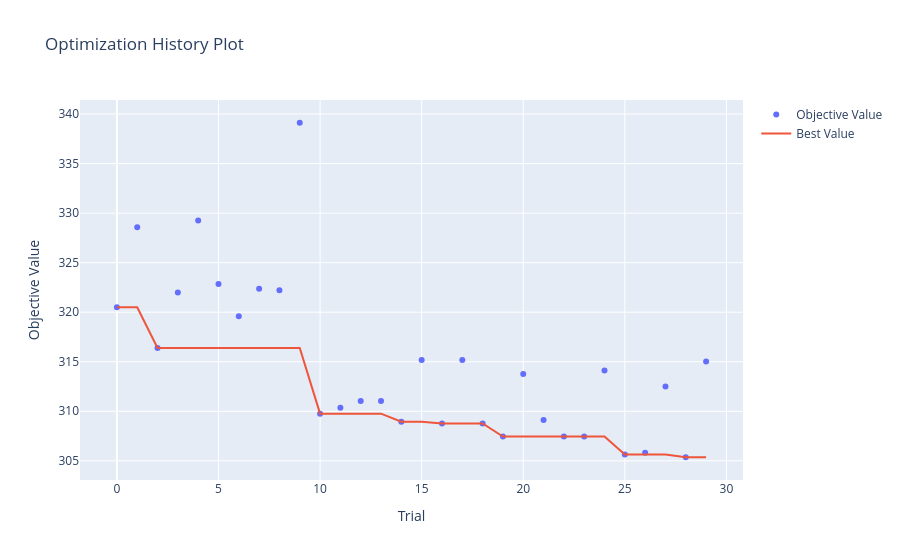
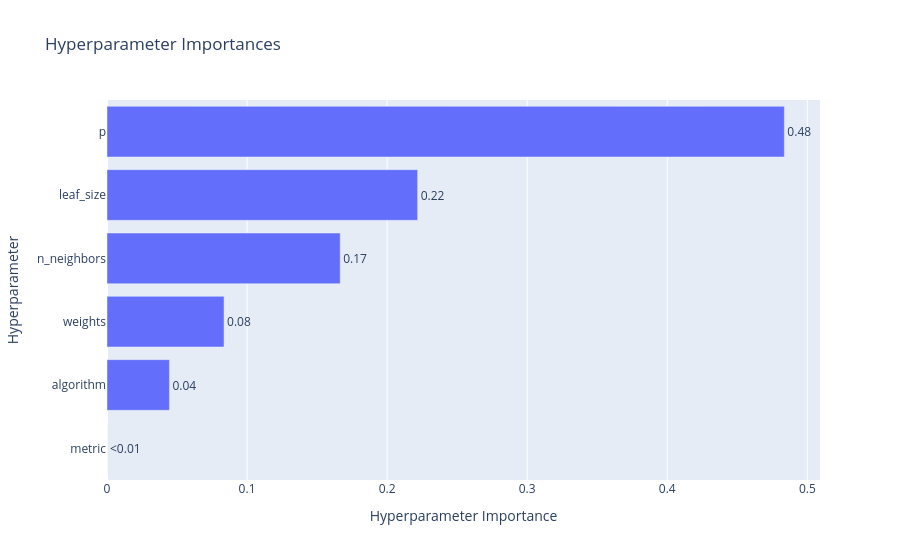

These figures' notebook cell, in order:
### Markdown cell above
<div class="alert alert-success">
<b>ОТЛИЧНО! 👍</b>

Отлично, вижу, что ты показываешь понимание того, как работает целевая функция (objective), как правильно определяется пространство поиска параметров (trial.suggest_...) и как кросс-валидация (КВ) интергируется в процесс оптимизации для получения устойчивых результатов.

Подтверждаю, что:

- оптимизация проводится с использованием КВ, на 5и фолдах,

- направление оптимизации (direction) выбрано корректно: minimize,

- используется фиксированный seed (в семплере и в KFold) для воспроизводимости результатов подбора.
</div>

### Code cell
# Визуализация результатов KNN
fig1 = optuna.visualization.plot_optimization_history(study)
fig2 = optuna.visualization.plot_param_importances(study)

display(fig1)
display(fig2)

### Figure 1 — Plotly figure (JSON) as saved in the notebook; plotly's stock layout.template omitted (floating-point values rounded to 4 significant figures)
{"data": [{"mode": "markers", "name": "Objective Value", "x": [0, 1, 2, 3, 4, 5, 6, 7, 8, 9, 10, 11, 12, 13, 14, 15, 16, 17, 18, 19, 20, 21, 22, 23, 24, 25, 26, 27, 28, 29], "y": [320.5, 328.6, 316.4, 322.0, 329.3, 322.8, 319.6, 322.4, 322.2, 339.1, 309.8, 310.3, 311.0, 311.0, 308.9, 315.2, 308.8, 315.2, 308.8, 307.4, 313.8, 309.1, 307.4, 307.4, 314.1, 305.6, 305.8, 312.5, 305.4, 315.0], "type": "scatter"}, {"mode": "lines", "name": "Best Value", "x": [0, 1, 2, 3, 4, 5, 6, 7, 8, 9, 10, 11, 12, 13, 14, 15, 16, 17, 18, 19, 20, 21, 22, 23, 24, 25, 26, 27, 28, 29], "y": [320.5, 320.5, 316.4, 316.4, 316.4, 316.4, 316.4, 316.4, 316.4, 316.4, 309.8, 309.8, 309.8, 309.8, 308.9, 308.9, 308.8, 308.8, 308.8, 307.4, 307.4, 307.4, 307.4, 307.4, 307.4, 305.6, 305.6, 305.6, 305.4, 305.4], "type": "scatter"}, {"marker": {"color": "#cccccc"}, "mode": "markers", "name": "Infeasible Trial", "showlegend": false, "x": [], "y": [], "type": "scatter"}], "layout": {"title": {"text": "Optimization History Plot"}, "xaxis": {"title": {"text": "Trial"}}, "yaxis": {"title": {"text": "Objective Value"}}}}

### Figure 2 — Plotly figure (JSON) as saved in the notebook; plotly's stock layout.template omitted (floating-point values rounded to 4 significant figures)
{"data": [{"cliponaxis": false, "hovertemplate": ["metric (CategoricalDistribution): 0.0<extra></extra>", "algorithm (CategoricalDistribution): 0.04457183385026535<extra></extra>", "weights (CategoricalDistribution): 0.08356157283377535<extra></extra>", "n_neighbors (IntDistribution): 0.1664967189353622<extra></extra>", "leaf_size (IntDistribution): 0.22177364478730974<extra></extra>", "p (IntDistribution): 0.4835962295932873<extra></extra>"], "name": "Objective Value", "orientation": "h", "text": ["<0.01", "0.04", "0.08", "0.17", "0.22", "0.48"], "textposition": "outside", "x": [0.0, 0.04457, 0.08356, 0.1665, 0.2218, 0.4836], "y": ["metric", "algorithm", "weights", "n_neighbors", "leaf_size", "p"], "type": "bar"}], "layout": {"title": {"text": "Hyperparameter Importances"}, "xaxis": {"title": {"text": "Hyperparameter Importance"}}, "yaxis": {"title": {"text": "Hyperparameter"}}}}
